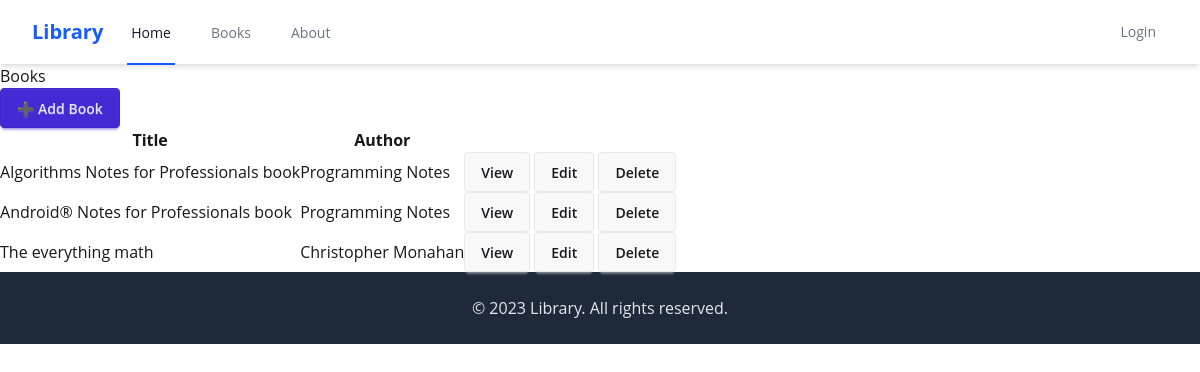
The app's page /dashboard/books/ with its own data.
### main/models.py (models this page shows, shortened)
class Book (models.Model):
    title = models.CharField()
    description = models.CharField()
    cover_image = models.ImageField()
    author = models.ForeignKey(Author, on_delete=models.CASCADE, related_name='books')
    category = models.ManyToManyField(Category, related_name='books')
    publication_date = models.DateField(null=True, blank=True)
    isbn = models.CharField(max_length=13, unique=True, null=True, blank=True)

class Author(models.Model):
    name = models.CharField(max_length=100)
    about = models.TextField()
    def __str__(self):
        return str(self.name)

### main/views.py (the view)
# urls.py: path('dashboard/books/', views.BookListView.as_view(), name='books'),
class BookListView(ListView):
    model = Book
    template_name = "dashboard/book_list.html"
    context_object_name = "books"
    ordering = ['title']

### main/templates/dashboard/book_list.html
{% extends "base.html" %}
{% block content %}
<div class="d-flex justify-content-between mb-3">
    <h2>Books</h2>
    <a href="{% url 'book_add' %}" class="btn btn-primary">
        ➕ Add Book
    </a>
</div>
<table class="table table-striped">
    <thead>
        <tr>
            <th>Title</th>
            <th>Author</th>
            <th></th>
        </tr>
    </thead>
    <tbody>
        {% for book in books %}
        <tr>
            <td>{{ book.title }}</td>
            <td>{{ book.author }}</td>
            <td>
                <a href="{% url 'book_detail' book.pk %}" class="btn btn-sm btn-outline-secondary">
                    View
                </a>
                <a href="{% url 'book_edit' book.pk %}" class="btn btn-sm btn-outline-info">
                    Edit
                </a>
                <a href="{% url 'book_delete' book.pk %}" class="btn btn-sm btn-outline-danger">
                    Delete
                </a>
            </td>
        </tr>
        {% empty %}
        <tr><td colspan="3">No books found.</td></tr>
        {% endfor %}
    </tbody>
</table>
{% endblock %}

### main/static/style.css (style rules this page uses)
body { font-family: 'Open Sans', sans-serif; }

### records on screen
Book: title "Algorithms Notes for Professionals book", author "Programming Notes"
Book: title "Android® Notes for Professionals book", author "Programming Notes"
Book: title "The everything math", author "Christopher Monahan"
